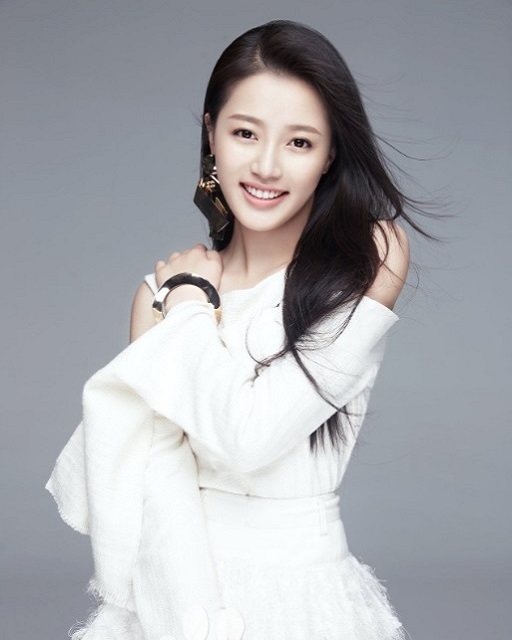
//> input picture images/master.jpg, 512 x 640 px
$ ./main043   (built with g++ and OpenCV 4)
//> lines starting //> are read from the running program, lines starting //| are printed output that depends on the picture; after the words box and inside, x2 and y2 are one past the last pixel; in counts of white or black regions, pixels touching at a corner belong together
/*
OpenCV中图像二值寻找算法 – TRIANGLE

图像二值化，除了我们上次分享的手动阈值设置与根据灰度图像均值的方法之外，还有几个根据图像直方图实现自动全局阈值寻找的方法，OpenCV中支持的有OTSU与Triangle两种直方图阈值寻找算法。上次分享提到OTSU基于类内最小方差实现阈值寻找, 它对有两个波峰之间有一个波谷的直方图特别好,但是有时候图像的直方图只有一个波峰,这个时候使用TRIANGLE方法寻找阈值是比较好的一个选择。

OpenCV中TRIANGLE算法使用只需要在
threshold函数的type类型声明THRESH_TRIANGLE即可
*/

#include <opencv2/opencv.hpp>
#include <iostream>

using namespace cv;
using namespace std;

int main(int argc, const char *argv[])
{
	Mat src = imread("../images/master.jpg");
//> src is the input picture: 640 rows x 512 cols, CV_8UC3; mean B, G, R 173.5, 168.6, 167.3
	if (src.empty()) {
		printf("could not load image...\n");
		return -1;
	}
	namedWindow("input", WINDOW_AUTOSIZE);
	imshow("input", src);

	// 自动阈值寻找与二值化
	Mat gray, binary;
	cvtColor(src, gray, COLOR_BGR2GRAY);
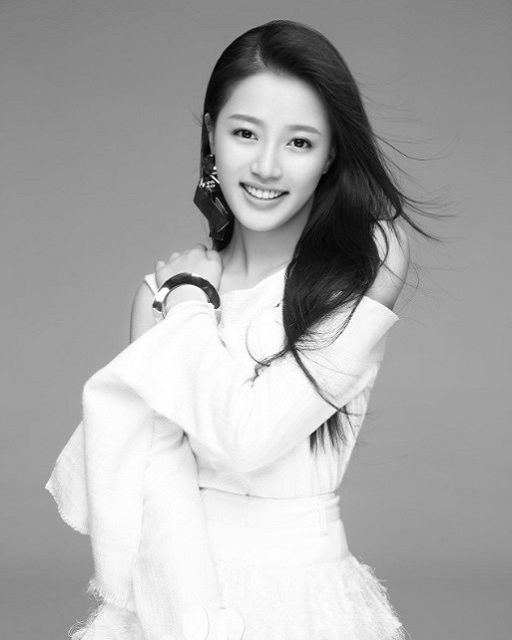
//> gray: 640 rows x 512 cols, CV_8UC1; min 1, max 255, mean 168.8
	double t = threshold(gray, binary, 0, 255, THRESH_BINARY | THRESH_TRIANGLE);
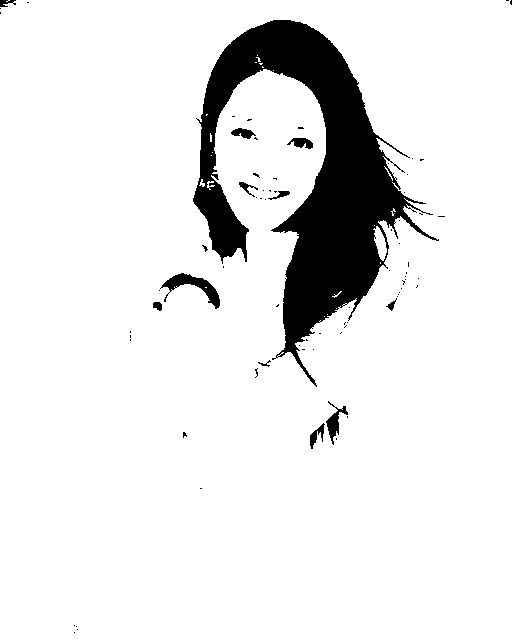
//> binary: 640 rows x 512 cols, CV_8UC1; 90.6% white; 77 black regions (65 under 20 px), largest, box (x1, y1, x2, y2) and area: (193, 20, 439, 387) 28906, (160, 273, 220, 309) 682, (326, 401, 348, 445) 309
//> t = 125
	printf("threshold : %.2f\n", t);
//| threshold : 125.00


	imshow("binary", binary);
	imwrite("./binary.png", binary);

	waitKey(0);
	destroyAllWindows();

	return 0;
}
